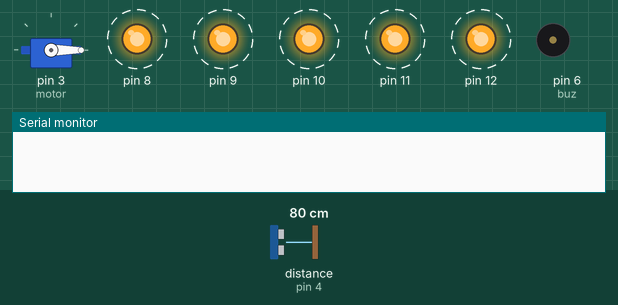
Bench run of a sketch on a simulated Arduino Uno, built with avr-gcc and run on an emulated ATmega328P. On the bench: servo, output pins drawn as LEDs (lit = HIGH), buzzer (waves = sounding, pin HIGH), the last lines printed to the serial monitor. Wiring (inferred from the names in the program): ultrasonic range finder: trigger pin 5; echo pin 4. Dashed ring = blinking. The test bench sets the inputs (shaded band); at power-on: distance to the obstacle (sensor on pin 4) 80 cm. The echo pulse lasts 58.3 µs per cm; pins used as bus, display or sensor lines are not drawn.

Above: at 2.9 s.
3.0 s: distance to the obstacle (sensor on pin 4) set to 53 cm
9.2 s: distance to the obstacle (sensor on pin 4) set to 48 cm
At 12.7 s:
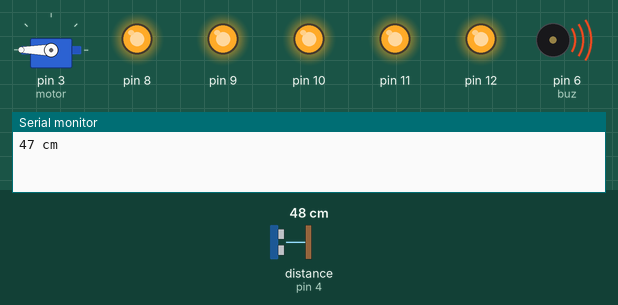
15.4 s: distance to the obstacle (sensor on pin 4) set to 2 cm
At 16.6 s:
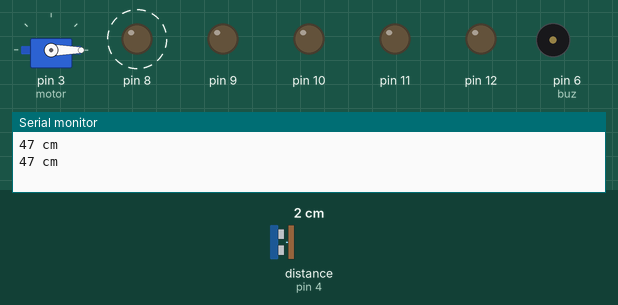
21.6 s: distance to the obstacle (sensor on pin 4) set to 18 cm
At 24.68 s:
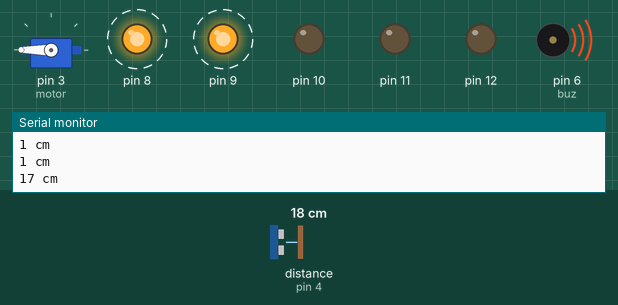
27.8 s: distance to the obstacle (sensor on pin 4) set to 35 cm
At 30.4 s:
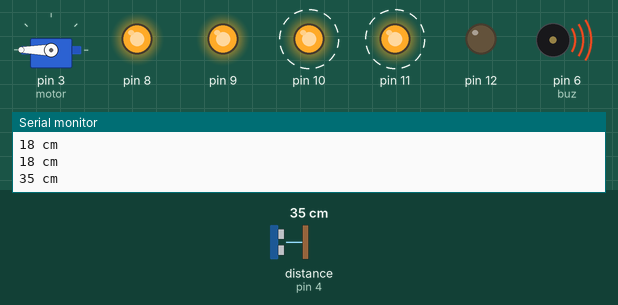
33.7 s: distance to the obstacle (sensor on pin 4) set to 4 cm
At 36.2 s:
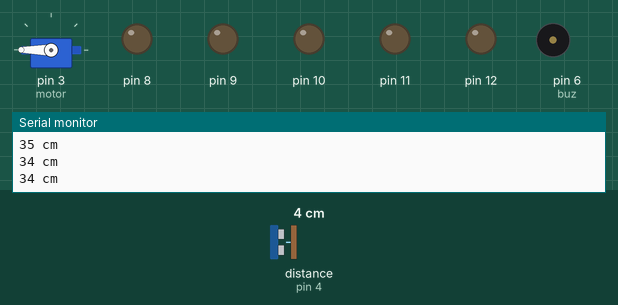
Timing chart, 0 to 39.1 s (numbered marks = the images above; inputs shaded):
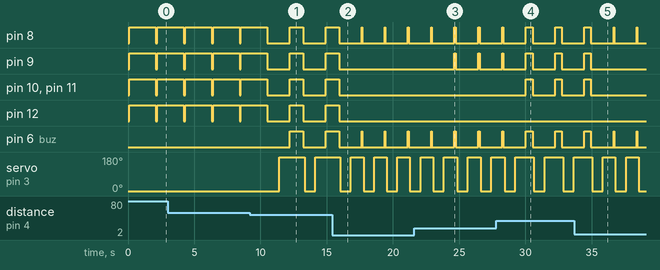

Measured:
- the behaviour switches between 51 and 50 cm on distance to the obstacle (sensor on pin 4) (found by bisection; images 0 and 1)
- after the input at 9.2 s, pin 8–12, pin 6 (buz): LOW → HIGH after 3.0 s, → LOW 1.0 s later, → HIGH 1.7 s later; servo on pin 3 (motor): 0° → 180° after 2.2 s, → 0° 1.9 s later, → 180° 0.80 s later
- after the input at 15.4 s, pin 8, pin 6 (buz): alternates HIGH for 0.05 s and LOW for 1.7 s, starting after 2.3 s; pin 9–12: goes on until 15.9 s, then stays LOW; servo on pin 3 (motor): alternates 180° for 0.95 s and 0° for 0.80 s, starting after 2.4 s
- after the input at 21.6 s, pin 9: alternates HIGH for 0.10 s and LOW for 1.7 s, starting after 3.0 s
- after the input at 27.8 s, pin 10, pin 11: alternates HIGH for 0.50 s and LOW for 1.7 s, starting after 2.2 s
- after the input at 33.7 s, pin 9–11: goes on until 34.9 s, then stays LOW
- by itself, pin 8–12: alternates HIGH for 2.0 s and LOW for 0.10 s

The sketch:

Arduino_Kodlar.ino
```cpp
#include<Servo.h> //Servo kütüphanesi tanımlama
#define echo 4
#define trig 5
int buz = 6;
int maximumRange = 50;
int minimumRange = 0;
Servo motor;
void setup() {
  motor.attach(3);
  motor.write(0);
  pinMode(trig, OUTPUT);
  pinMode(echo, INPUT);
  pinMode(buz, OUTPUT);
  pinMode(8, OUTPUT);
  pinMode(9, OUTPUT);
  pinMode(10, OUTPUT);
  pinMode(11, OUTPUT);
  pinMode(12, OUTPUT);
  Serial.begin(9600);
}
void loop() {
  int olcum = mesafe(maximumRange, minimumRange);
}
int mesafe(int maxrange, int minrange) {
  long duration, distance;
  digitalWrite(trig, LOW);
  delayMicroseconds(2);
  digitalWrite(trig, HIGH);
  delayMicroseconds(10);
  digitalWrite(trig, LOW);
  duration = pulseIn(echo, HIGH);
  distance = duration / 58.2;
  delay(100);


  if (distance >= maxrange  || distance <= minrange) {
    digitalWrite(8, HIGH);
    digitalWrite(8, HIGH);
    digitalWrite(9, HIGH);
    digitalWrite(10, HIGH);
    digitalWrite(11, HIGH);
    digitalWrite(12, HIGH);
    delay(2000);
    digitalWrite(8, LOW);
    digitalWrite(8, LOW);
    digitalWrite(9, LOW);
    digitalWrite(10, LOW);
    digitalWrite(11, LOW);
    digitalWrite(12, LOW);
    return 0;
  }
  else
    motor.write(0);
  delay(800);
  motor.write(180);
  delay(800);
  Serial.print(distance);
  Serial.println(" cm");
  if (distance <= 10) {
    digitalWrite(8, HIGH);
    digitalWrite (buz , HIGH);
    delay(50);
    digitalWrite (buz , LOW);
    digitalWrite(8, LOW);
    digitalWrite(9, LOW);
    digitalWrite(10, LOW);
    digitalWrite(11, LOW);
    digitalWrite(12, LOW);
  }
  else if (distance <= 20) {
  digitalWrite(8, HIGH);
  digitalWrite(9, HIGH);
  digitalWrite (buz , HIGH);
  delay(100);
  digitalWrite (buz , LOW);
   digitalWrite(8, LOW);
   digitalWrite(9, LOW);
   digitalWrite(10, LOW);
   digitalWrite(11, LOW);
   digitalWrite(12, LOW);
  }
  else if (distance <= 30) {
  digitalWrite(8, HIGH);
  digitalWrite(9, HIGH);
  digitalWrite(10, HIGH);
  digitalWrite(11, LOW);
  digitalWrite(12, LOW);
  digitalWrite (buz , HIGH);
  delay(300);
  digitalWrite (buz , LOW);
    digitalWrite(8, LOW);
   digitalWrite(9, LOW);
    digitalWrite(10, LOW);
    digitalWrite(11, LOW);
    digitalWrite(12, LOW);
  }
   else if (distance <= 40) {
   digitalWrite(8, HIGH);
   digitalWrite(9, HIGH);
   digitalWrite(10, HIGH);
   digitalWrite(11, HIGH);
   digitalWrite(12, LOW);
   digitalWrite (buz , HIGH);
   delay(500);
   digitalWrite (buz , LOW);
   digitalWrite(8, LOW);
   digitalWrite(9, LOW);
   digitalWrite(10, LOW);
   digitalWrite(11, LOW);
   digitalWrite(12, LOW);
  }
  else {
  digitalWrite(8, HIGH);
  digitalWrite(8, HIGH);
  digitalWrite(9, HIGH);
  digitalWrite(10, HIGH);
    digitalWrite(11, HIGH);
    digitalWrite(12, HIGH);
    digitalWrite(buz, HIGH);
    delay(1000);
    digitalWrite(buz, LOW);
    digitalWrite(8, LOW);
    digitalWrite(8, LOW);
    digitalWrite(9, LOW);
    digitalWrite(10, LOW);
    digitalWrite(11, LOW);

    digitalWrite(12, LOW);
  }
  return distance;
}
```
